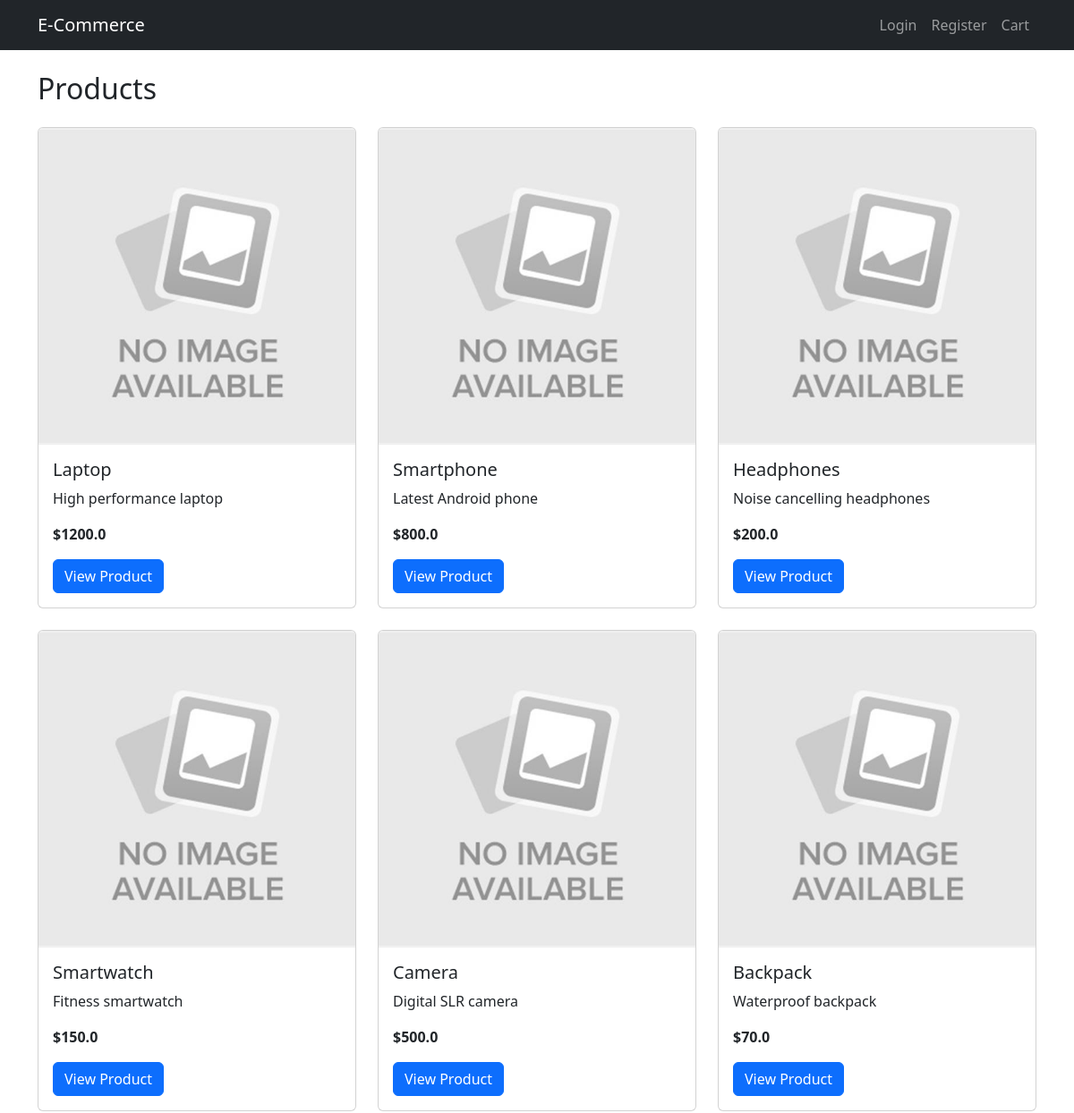
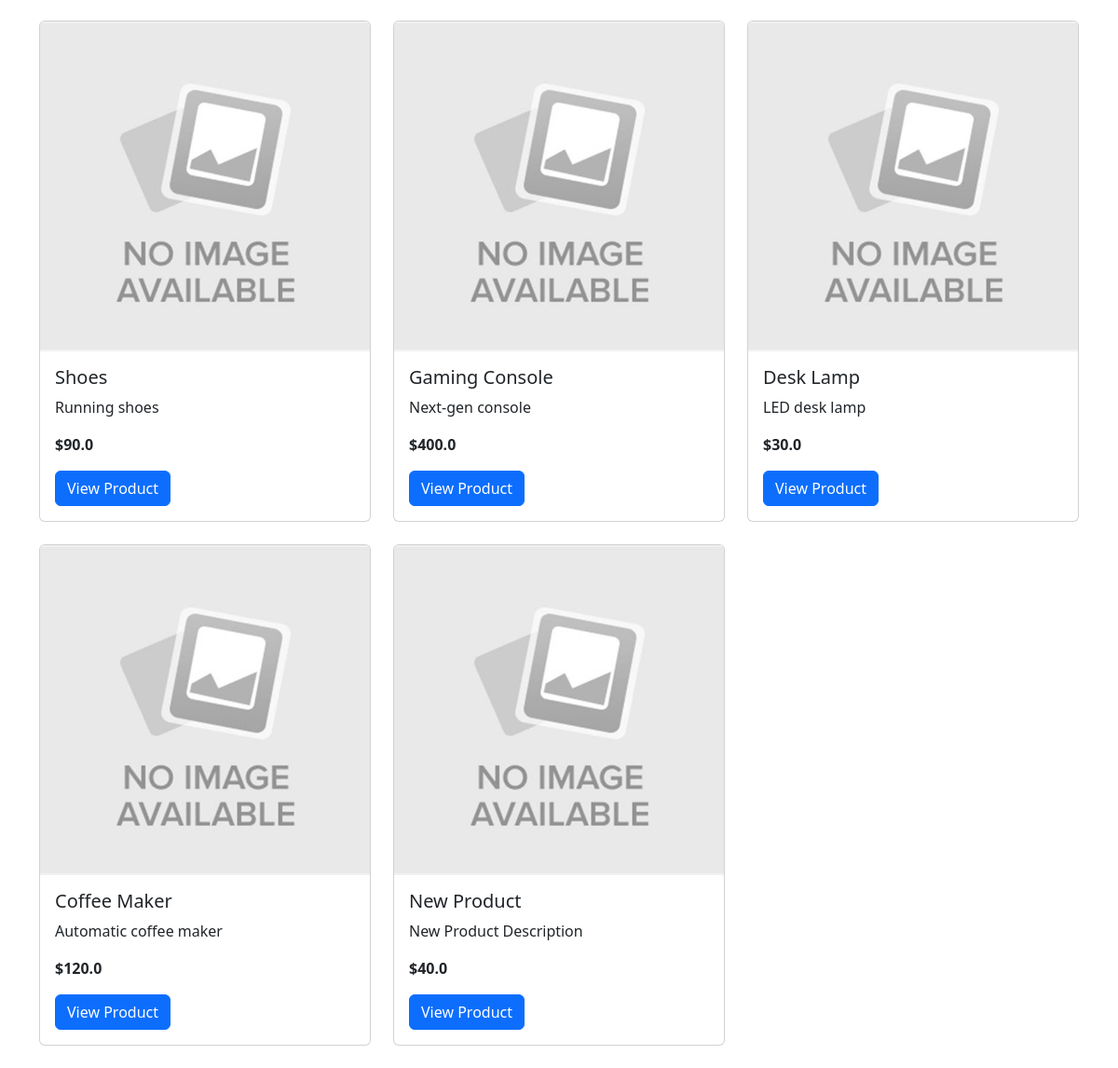
The page / on the database its author committed (2 pictures, top to bottom).
### app/models.py (models this page shows)
class Product(db.Model):
    id = db.Column(db.Integer, primary_key=True)
    name = db.Column(db.String(150), nullable=False)
    description = db.Column(db.Text, nullable=False)
    price = db.Column(db.Float, nullable=False)
    image_url = db.Column(db.String(500), nullable=True)
    stock = db.Column(db.Integer, default=0)
    category_id = db.Column(db.Integer, db.ForeignKey('category.id'), nullable=True)

### app/routes/main.py (the view)
@main_bp.route('/')
def index():
    products = Product.query.all()
    return render_template('index.html', products=products)

### app/templates/index.html
{% extends 'base.html' %}
{% block content %}
<h2 class="mb-4">Products</h2>
<div class="row">
    {% for product in products %}
    <div class="col-md-4 mb-4">
        <div class="card h-100">
            <img src="{{ product.image_url }}" class="card-img-top" alt="Product Image">
            <div class="card-body">
                <h5 class="card-title">{{ product.name }}</h5>
                <p class="card-text">{{ product.description }}</p>
                <p class="card-text"><strong>${{ product.price }}</strong></p>
                <a href="{{ url_for('main.product', product_id=product.id) }}" class="btn btn-primary">View Product</a>
            </div>
        </div>
    </div>
    {% endfor %}
</div>
{% endblock %}

### app/templates/base.html (shortened to what this page needs)
<!DOCTYPE html>
<html lang="en">
<head>
    <link href="https://cdn.jsdelivr.net/npm/bootstrap@5.3.2/dist/css/bootstrap.min.css" rel="stylesheet">
</head>
<body>
<nav class="navbar navbar-expand-lg navbar-dark bg-dark">
  <div class="container">
    <a class="navbar-brand" href="{{ url_for('main.index') }}">E-Commerce</a>
    <div class="collapse navbar-collapse">
      <ul class="navbar-nav ms-auto">
        {% if current_user.is_authenticated %}
            <li class="nav-item"><span class="nav-link">Hi, {{ current_user.username }}</span></li>
            <li class="nav-item"><a class="nav-link" href="{{ url_for('main.logout') }}">Logout</a></li>
        {% else %}
            <li class="nav-item"><a class="nav-link" href="{{ url_for('main.login') }}">Login</a></li>
            <li class="nav-item"><a class="nav-link" href="{{ url_for('main.register') }}">Register</a></li>
        {% endif %}
        <li class="nav-item"><a class="nav-link" href="{{ url_for('main.cart') }}">Cart</a></li>
      </ul>
    </div>
  </div>
</nav>
<div class="container mt-4">
    {% block content %}{% endblock %}
</div>
</body>
</html>

### rows shown on the page
Product: image_url (placeholder picture), name "Laptop", description "High performance laptop", price "1200.0"
Product: image_url (placeholder picture), name "Smartphone", description "Latest Android phone", price "800.0"
Product: image_url (placeholder picture), name "Headphones", description "Noise cancelling headphones", price "200.0"
Product: image_url (placeholder picture), name "Smartwatch", description "Fitness smartwatch", price "150.0"
Product: image_url (placeholder picture), name "Camera", description "Digital SLR camera", price "500.0"
Product: image_url (placeholder picture), name "Backpack", description "Waterproof backpack", price "70.0"
Product: image_url (placeholder picture), name "Shoes", description "Running shoes", price "90.0"
Product: image_url (placeholder picture), name "Gaming Console", description "Next-gen console", price "400.0"
Product: image_url (placeholder picture), name "Desk Lamp", description "LED desk lamp", price "30.0"
Product: image_url (placeholder picture), name "Coffee Maker", description "Automatic coffee maker", price "120.0"
Product: image_url (placeholder picture), name "New Product", description "New Product Description", price "40.0"
